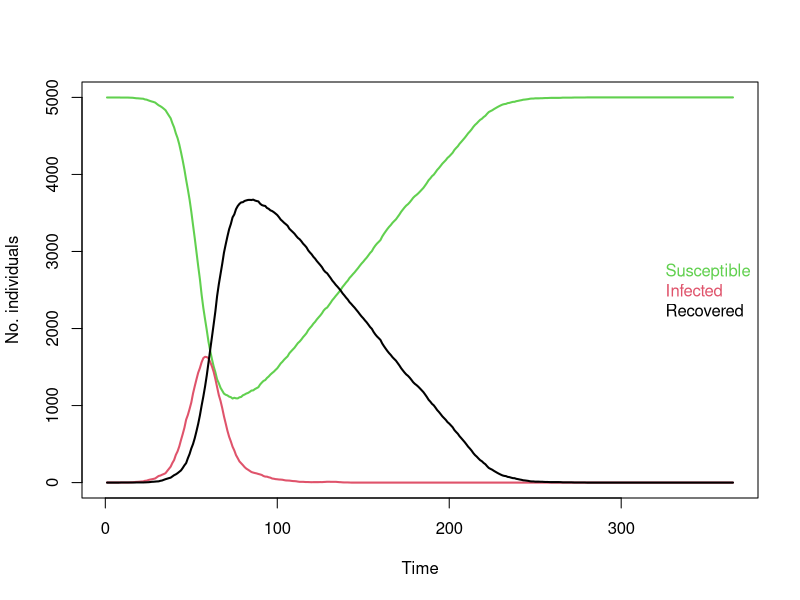

The R script that drew this image:
set.seed(250)

n_swine <- 5000

farm <- data.frame(id =1:n_swine,
                   age=round(runif(n_swine,21,180)),
                   infected=0,
                   dayfrominf=0)

farm$infected[1] <- 1
farm$dayfrominf[1] <- 1

ProbInfection <- 0.25

end_time <- 365

age_collect <- numeric(end_time)

inf_collect <- data.frame(susceptible=rep(0,end_time), infected=rep(0, end_time),  recovered=rep(0, end_time))

for (t in seq_len(end_time))
{
  slaughtered <- farm$age>=180
  farm$infected[slaughtered] <- 0
  farm$dayfrominf[slaughtered] <- 0
  farm$age[slaughtered] <- 21
  
  Prob<-1-exp((-ProbInfection)*(length(farm$infected[farm$infected==1])/n_swine))
  
  PotInf       <- which(farm$infected==0)
  NewInf       <- PotInf[rbinom(length(PotInf),1,prob=Prob)==1]
  if(length(NewInf)>0) farm$infected[NewInf] <- 1
  
  farm$dayfrominf[farm$infected==1] <- farm$dayfrominf[farm$infected==1] + 1
  NewRec       <- which(farm$dayfrominf>=10)
  if(length(NewRec)>0) farm$infected[NewRec] <- 2
  
  farm$age <- farm$age + 1
  
  age_collect[t] <- mean(farm$age)
  
  sus <- length(farm$infected[farm$infected==0])
  inf <- length(farm$infected[farm$infected==1])
  rec <- length(farm$infected[farm$infected==2])
  inf_collect[t,1] <- sus
  inf_collect[t,2] <- inf
  inf_collect[t,3] <- rec
}

plot(inf_collect$susceptible, type="l", lwd=2, col=3, xlab="Time", ylab="No. individuals", ylim=c(0,n_swine))
lines(inf_collect$infected, type="l", lwd=2, col=2)
lines(inf_collect$recovered, type="l", lwd=2, col=1)
legend("right", text.col=c(3,2,1), legend=c("Susceptible", "Infected", "Recovered"), 
       bty="n")
